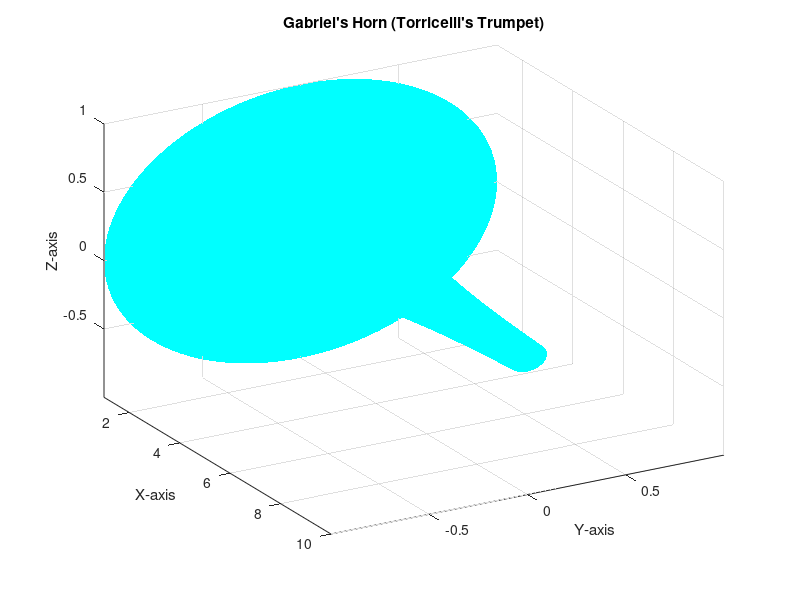

MATLAB code for this plot: (Note: this script raises an error after producing the figure.)
% x values (started from 1 to avoid the singularity at 0)
x = linspace(1, 10, 100);

% function f(x) = 1/x
f = 1 ./ x;

% mesh grid for the surface of revolution
theta = linspace(0, 2*pi, 100);
[X, T] = meshgrid(x, theta);

%  surface of revolution using cylindrical coordinates
Z = 1 ./ X;
Y = Z .* sin(T);
Z = Z .* cos(T);

% Plot the surface
surf(X, Y, Z, 'EdgeColor', 'none', 'FaceColor', 'cyan')

% Enhance the plot
title("Gabriel's Horn (Torricelli's Trumpet)")
xlabel('X-axis')
ylabel('Y-axis')
zlabel('Z-axis')
axis tight
view([60, 30])
lighting phong
camlight headlight
